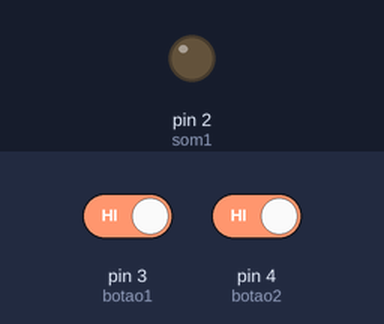
The sketch below on a simulated Arduino Uno, built with avr-gcc and run on an emulated ATmega328P. On the bench: output pins drawn as LEDs (lit = HIGH). Dashed ring = blinking. The inputs (shaded band) are chosen by the test bench; at power-on: pin 3 (botao1) HIGH, pin 4 (botao2) HIGH.

Above: at 1.2 s.
1.3 s: pin 3 (botao1) driven LOW and pin 4 (botao2) driven LOW
At 1.55 s:
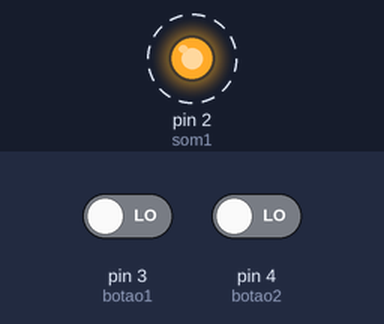
4.3 s: pin 3 (botao1) driven HIGH
At 4.3 s:
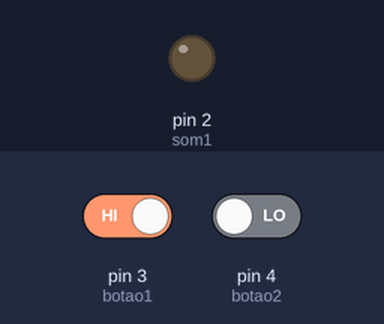
5.8 s: pin 3 (botao1) driven LOW
At 6.05 s:
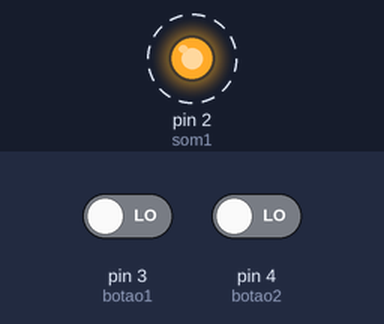
8.8 s: pin 4 (botao2) driven HIGH
Timing chart, 0 to 11.3 s (numbered marks = the images above; inputs shaded):
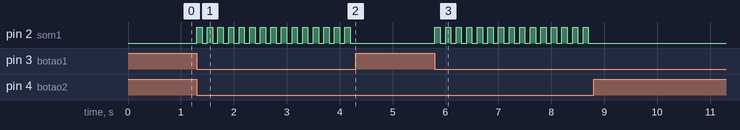

The sketch:

exemplos_portaslogicas.ino
```cpp
int som1 = 2;
int botao1 = 3;
int botao2 = 4;

void setup() {
  pinMode(som1, OUTPUT);
  pinMode(botao1, INPUT_PULLUP); // INPUT_PULLUP é uma forma diferente de leitura onde é enviado um sinal e se chegar ao ground a leitura será LOW
  pinMode(botao2, INPUT_PULLUP); // para que essa forma funcione o botao deve estar conectado entre o GND e o pino do arduino
}

void loop() {
  bool entrada1 = !digitalRead(botao1); // O INPUT_PULLUP inverte a logica de leitura do botão, quando apertado envia LOW, logo vou inverter a leitura inicial para torar intuitivo
  bool entrada2 = !digitalRead(botao2);

  if (entrada1 && entrada2) {
    digitalWrite(som1, HIGH);
    delay(100);
    digitalWrite(som1, LOW);
    delay(100);
  }
}
/*
 PORTA LÓGICA OR
  if (entrada1 || entrada2) {
    digitalWrite(som1, HIGH);
    delay(100);
    digitalWrite(som1, LOW);
    delay(100);
  }

PORTA LÓGICA XOR

  if (entrada1 ^ entrada2) {
    digitalWrite(som1, HIGH);
    delay(100);
    digitalWrite(som1, LOW);
    delay(100);
  }

PORTA LÓGICA XNOR

  if (!(entrada1 && entrada2)) {
    digitalWrite(som1, HIGH);
    delay(100);
    digitalWrite(som1, LOW);
    delay(100);
  }
  */
```

Measured:
- after the input at 1.3 s, pin 2 (som1): alternates HIGH for 0.10 s and LOW for 0.10 s, starting at once
- after the input at 4.3 s, pin 2 (som1): stops changing and stays LOW
- after the input at 5.8 s, pin 2 (som1): alternates HIGH for 0.10 s and LOW for 0.10 s, starting at once
- after the input at 8.8 s, pin 2 (som1): stops changing and stays LOW
